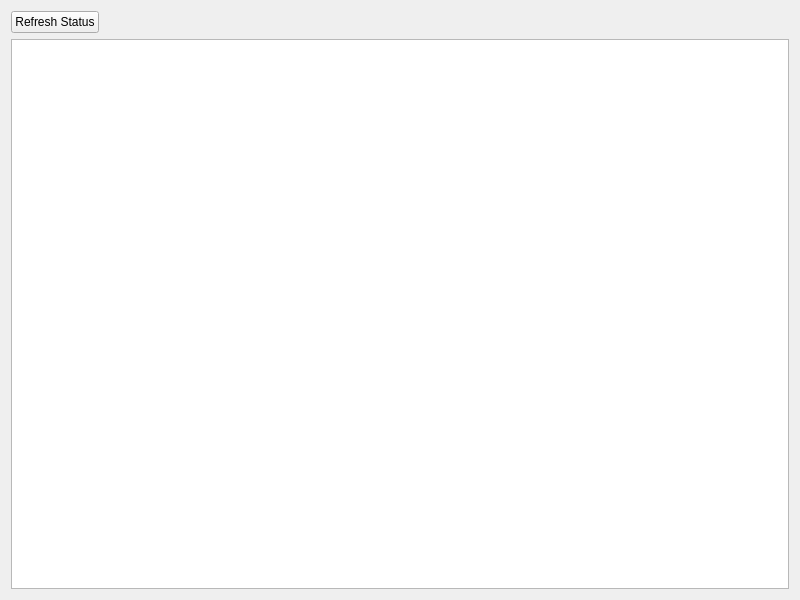
<?xml version="1.0" encoding="UTF-8"?>
<ui version="4.0">
 <class>SystemStatusView</class>
 <widget class="QWidget" name="SystemStatusView">
  <property name="geometry">
   <rect>
    <x>0</x>
    <y>0</y>
    <width>800</width>
    <height>600</height>
   </rect>
  </property>
  <layout class="QVBoxLayout" name="verticalLayout">
   <item>
    <layout class="QHBoxLayout" name="toolbar">
     <item>
      <widget class="QPushButton" name="btnRefresh">
       <property name="text">
        <string>Refresh Status</string>
       </property>
      </widget>
     </item>
     <item>
      <spacer name="horizontalSpacer">
       <property name="orientation">
        <enum>Qt::Horizontal</enum>
       </property>
       <property name="sizeHint" stdset="0">
        <size>
         <width>40</width>
         <height>20</height>
        </size>
       </property>
      </spacer>
     </item>
    </layout>
   </item>
   <item>
    <widget class="QTableView" name="tableView">
     <attribute name="horizontalHeaderStretchLastSection">
      <bool>true</bool>
     </attribute>
    </widget>
   </item>
  </layout>
 </widget>
 <resources/>
 <connections/>
</ui>
